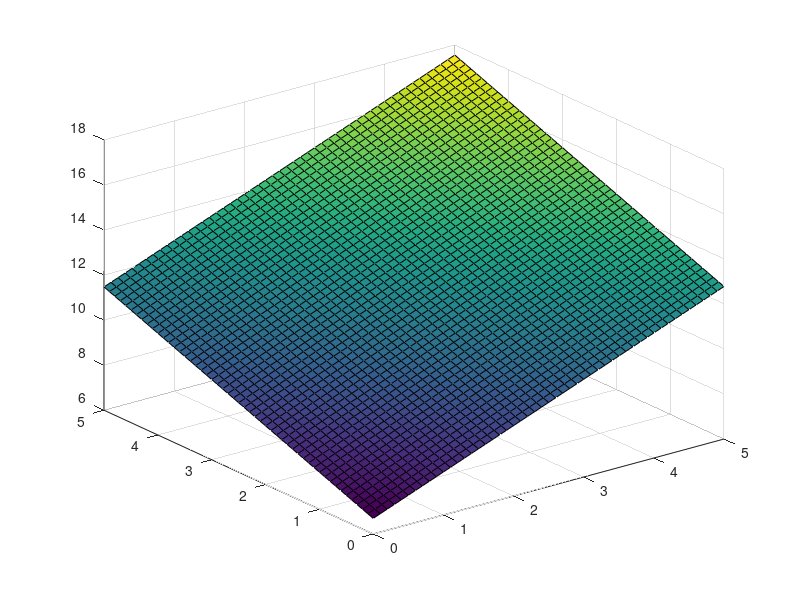

MATLAB code for this plot: (Note: this script raises an error after producing the figure.)
% clear all
% close all
% clc
K   =  [1.0 1.3  8.9
        1.2 2.2  9.8
        2.1 1.7 10.7
        2.3 2.4 11.4
        2.7 3.3 13.1
        3.7 2.5 13.6
        2.9 0.9 11.2
        3.1 1.8 12.4
        0.8 2.9 10.9
        1.4 1.6 10.4];

X = K(:,1); % x values
Y = K(:,2); % y values
Z = K(:,3); % z values

N = length(X);

A_sqd = [sum(X.^2) sum(X.*Y) sum(X)
         sum(X.*Y) sum(Y.^2) sum(Y)
         sum(X)    sum(Y)      N   ]; % calculating the coefficient A 

B_sqd = [sum(X.*Z)
         sum(Z.*Y)
         sum(Z)]; % calculating the coefficient B 

C = A_sqd\B_sqd; % getting the resultant matrix

% attend every column of matrix C to A,B,C vectors
A = C(1) 
B = C(2)
C = C(3)

% plane plotting
cfit=@(x,y) A*x+B*y+C;
[x,y]=meshgrid(0:0.1:5,0:0.1:5);
surf(x,y,cfit(x,y))
grid on
hold on
plot3(X,Y,Z,'R*')